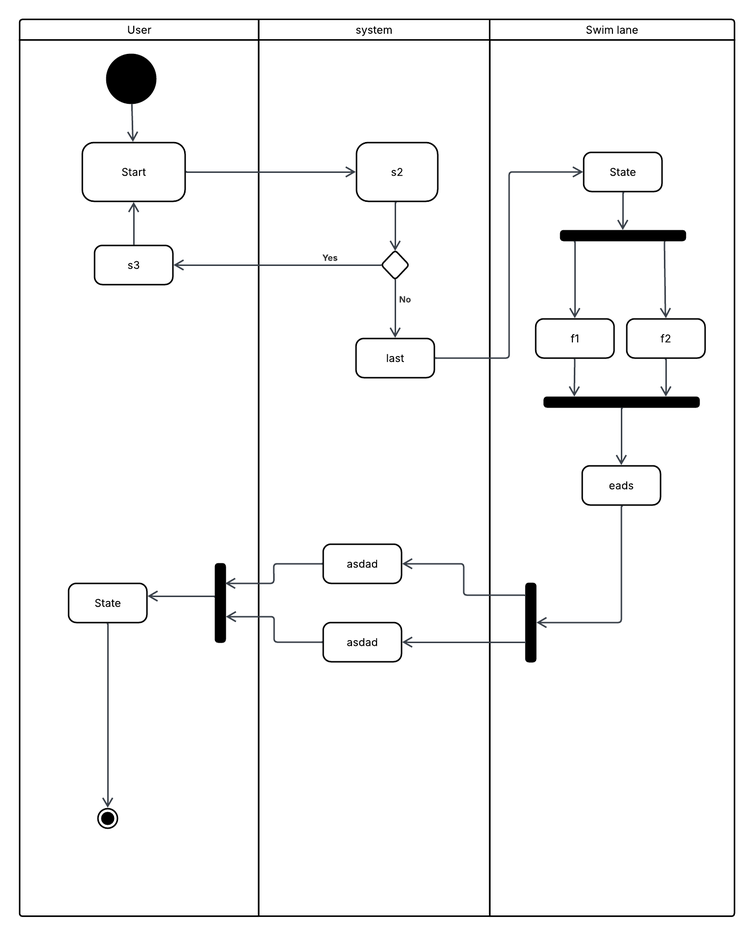
#> input picture images/actWithMultipleForkJoin.png, 754 x 936 px, shrunk from 1540 x 1911 before the run, found by its file name
$ python activityDiagram.py
#> lines starting #> are read from the running program, lines starting #| are printed output that depends on the picture; after the words box and inside, x2 and y2 are one past the last pixel; in counts of white or black regions, pixels touching at a corner belong together
import cv2
import numpy as np
import matplotlib.pyplot as plt
import math
import pytesseract
from pytesseract import Output
import json

epsilon_ratio = 0.04

# ---------------- Step 0: Load image ----------------
def load_image(path):
    image = cv2.imread(path)
    gray = cv2.cvtColor(image, cv2.COLOR_BGR2GRAY)
    return image, gray

# ---------------- Step 1: Threshold ----------------
def threshold_image(gray, thresh_val=128):
    _, thresh = cv2.threshold(gray, thresh_val, 255, cv2.THRESH_BINARY_INV)
    return thresh

# ---------------- Step 2: Morphology ----------------
def extract_lines(thresh, vert_len=15, horiz_len=15):
    vertical_kernel = cv2.getStructuringElement(cv2.MORPH_RECT, (1, vert_len))
    horizontal_kernel = cv2.getStructuringElement(cv2.MORPH_RECT, (horiz_len, 1))

    vertical_lines = cv2.morphologyEx(thresh, cv2.MORPH_OPEN, vertical_kernel, iterations=2)
    horizontal_lines = cv2.morphologyEx(thresh, cv2.MORPH_OPEN, horizontal_kernel, iterations=2)

    return vertical_lines, horizontal_lines

# ---------------- Step 3: Contour detection ----------------
def get_segments(lines):
    contours, _ = cv2.findContours(lines, cv2.RETR_EXTERNAL, cv2.CHAIN_APPROX_SIMPLE)
    segments = [cv2.boundingRect(c) for c in contours]  # (x, y, w, h)
    return segments

# ---------------- Step 4: Find aligned pairs ----------------
def find_vertical_pairs(segments, y_tol=5, h_tol=5):
    pairs = []

    for i in range(len(segments)):
        for j in range(i+1, len(segments)):
            x1, y1, w1, h1 = segments[i]
            x2, y2, w2, h2 = segments[j]
            if abs(y1 - y2) <= y_tol and abs(h1 - h2) <= h_tol:
                pairs.append((segments[i], segments[j]))

    return pairs


def find_horizontal_pairs(segments, x_tol=5, w_tol=5):
    pairs = []

    for i in range(len(segments)):
        for j in range(i+1, len(segments)):
            x1, y1, w1, h1 = segments[i]
            x2, y2, w2, h2 = segments[j]
            if abs(x1 - x2) <= x_tol and abs(w1 - w2) <= w_tol:
                pairs.append((segments[i], segments[j]))


    return pairs

# ---------------- Step 5: Detect rectangles ----------------
def detect_rectangles(vertical_pairs, horizontal_pairs, vertical_lines, horizontal_lines):
    rectangles = []
    line_areas_to_remove = []  # Store the actual line areas to remove

    for verticalpair in vertical_pairs:
        v1, v2 = verticalpair
        v_left_x = min(v1[0], v2[0])
        v_right_x = max(v1[0], v2[0]) + max(v1[2], v2[2])
        v_top_y = min(v1[1], v2[1])
        v_bottom_y = max(v1[1]+v1[3], v2[1]+v2[3])

        for horizontalpair in horizontal_pairs:
            h1, h2 = horizontalpair
            h_top_y = min(h1[1], h2[1])
            h_bottom_y = max(h1[1]+h1[3], h2[1]+h2[3])
            h_left_x = min(h1[0], h2[0])
            h_right_x = max(h1[0]+h1[2], h2[0]+h2[2])

            if h_left_x >= v_left_x and h_right_x <= v_right_x and v_top_y >= h_top_y and v_bottom_y <= h_bottom_y:
                h1Width = max(h1[2], h2[2])
                maxWidth = v_right_x - v_left_x
                v1Height = max(v1[3], v2[3])
                maxHeight = h_bottom_y - h_top_y

                if((maxWidth - h1Width) < 40 and (maxHeight - v1Height) < 40):
                    rectangles.append((v_left_x, h_top_y, v_right_x, h_bottom_y))

                    # ADDED: Store the actual line areas that form this rectangle
                    # Top horizontal line area
                    line_areas_to_remove.append((h_left_x, h_top_y, h_right_x, h_top_y + max(h1[3], h2[3])))
                    # Bottom horizontal line area
                    line_areas_to_remove.append((h_left_x, h_bottom_y - max(h1[3], h2[3]), h_right_x, h_bottom_y))
                    # Left vertical line area
                    line_areas_to_remove.append((v_left_x, v_top_y, v_left_x + max(v1[2], v2[2]), v_bottom_y))
                    # Right vertical line area
                    line_areas_to_remove.append((v_right_x - max(v1[2], v2[2]), v_top_y, v_right_x, v_bottom_y))

    return rectangles, line_areas_to_remove


# ---------------- Modified: Draw rectangles and remove lines that probably a circle ----------------
def remove_rectangles(image, line_areas_to_remove, vLines, hLines, bg_color=(255, 255, 255)):
    image_rect = image.copy()

    # Remove the actual line areas that form the rectangles
    for line_area in line_areas_to_remove:
        x1, y1, x2, y2 = line_area
        # Fill the actual line area with background color
        image_rect[y1:y2, x1:x2] = bg_color

    for vLine in vLines:
        vx, vy, vw, vh = vLine

        if vw < 10: continue

        for hLine in hLines:
            hx, hy, hw, hh = hLine

            if hh < 10: continue

            # Check for intersection
            if (vx < hx + hw and vx + vw > hx and
                vy < hy + hh and vy + vh > hy):
                print("Moern inters")
                diameter = min(vh, hw)
                radius = diameter // 2

                if(vh < hw):
                    image_rect[vy + (vh // 2) - 5: vy + (vh // 2) + 5, vx + (vw//2) + radius] = bg_color      #remove right
                    image_rect[vy + (vh // 2) - 5: vy + (vh // 2) + 5, vx + (vw//2) - radius] = bg_color      #remove left
                else :
                    image_rect[hy + (hh // 2) - radius, hx + ( hw//2 ) - 5: hx + (hw//2) + 5] = bg_color
                    image_rect[hy + (hh // 2) + radius, hx + ( hw//2 ) - 5: hx + (hw//2) + 5] = bg_color


    # for vLine in vLines:
    #     x, y, w, h = vLine

    #     # For vertical lines: width should be much smaller than height
    #     aspect_ratio = w / h
    #     if aspect_ratio > 0.7:  # This is a proper vertical line
    #         middle_y = y + h // 2

    #         image_rect[middle_y-3:middle_y+3, x-3] = bg_color       #remove left
    #         image_rect[middle_y-3:middle_y+3,x+w+3] = bg_color      #remove right

    for hLine in hLines:
        x, y, w, h = hLine

        # For horizontal lines: height should be much smaller than width
        aspect_ratio = h / w
        if aspect_ratio > 0.7:  # This is a proper horizontal line

            middle_x = x + w // 2

            image_rect[y-3, middle_x-3:middle_x+3] = bg_color   #remove top
            image_rect[y+h+3, middle_x-3:middle_x+3] = bg_color #remove bottom

    return image_rect


# [237 lines left out: functions find_farthest_points, determine_start_end_five_sequence, find_five_point_sequence, classify_based_on_child, classify_contour, not called in this run]

# new code 10/1/2024 1AM - improved merging logic to handle chains and prevent arrow head merging
def detect_contours(image, rectangles, bg_color=0, min_area=100):

    threshImg = threshold_image(cv2.cvtColor(image, cv2.COLOR_BGR2GRAY))

    detectedContours = threshImg.copy()
    detectText = threshImg.copy()

    # Find contours
    contours, hierarchy = cv2.findContours(
        detectedContours, cv2.RETR_TREE, cv2.CHAIN_APPROX_SIMPLE
    )
    # finding a contour with diamond child
    for i, cnt in enumerate(contours):
        x, y, w, h = cv2.boundingRect(cnt)

        # Traverse **all** children instead of just the first one
        child_idx = hierarchy[0][i][2]
        while child_idx != -1:
            child_cnt = contours[child_idx]
            cx, cy, cw, ch = cv2.boundingRect(child_cnt)

            # Filter small noise
            if cw > 25 and ch > 25:
                epsilon = 0.08 * cv2.arcLength(child_cnt, True)
                approx = cv2.approxPolyDP(child_cnt, epsilon, True)

                # Check if it's inside any rectangle and in a corner
                inTheRect = False
                is_in_corner = False
                for rect in rectangles:
                    rx1, ry1, rx2, ry2 = rect
                    if cx >= rx1 and cy >= ry1 and (cx + cw) <= rx2 and (cy + ch) <= ry2:
                        inTheRect = True
                        corner_size = 10
                        if (
                            (cx <= rx1 + corner_size and cy <= ry1 + corner_size) or
                            (cx + cw >= rx2 - corner_size and cy <= ry1 + corner_size) or
                            (cx <= rx1 + corner_size and cy + ch >= ry2 - corner_size) or
                            (cx + cw >= rx2 - corner_size and cy + ch >= ry2 - corner_size)
                        ):
                            is_in_corner = True
                        break

                if inTheRect and is_in_corner:
                    cv2.drawContours(detectText, [cnt], -1, bg_color, -1)

                # Only slice if shape is diamond-like
                if len(approx) == 4:
                    # Remove only middle 5 pixels instead of entire sides
                    # Calculate middle points
                    middle_y = cy + ch // 2
                    middle_x = cx + cw // 2

                    # Remove middle 5 pixels on left and right sides (vertical removal)
                    image[middle_y-3:middle_y+3, cx-4] = (255, 255, 255)  # remove left middle
                    image[middle_y-3:middle_y+3, cx+cw+4] = (255, 255, 255)  # remove right middle

                    # Remove middle 5 pixels on top and bottom sides (horizontal removal)
                    image[cy-4, middle_x-3:middle_x+3] = (255, 255, 255)  # remove top middle
                    image[cy+ch+4, middle_x-3:middle_x+3] = (255, 255, 255)  # remove bottom middle

            # move to next sibling child
            child_idx = hierarchy[0][child_idx][0]


    threshImg = threshold_image(cv2.cvtColor(image, cv2.COLOR_BGR2GRAY))

    detectedContours = threshImg.copy()
    # detectText = threshImg.copy()

    # Find contours
    contours, hierarchy = cv2.findContours(
        detectedContours, cv2.RETR_TREE, cv2.CHAIN_APPROX_SIMPLE
    )

    contour_img = cv2.cvtColor(detectedContours, cv2.COLOR_GRAY2BGR)
    contours_info = []
    count = 0
    # find all the contours that are inside the rectangles and remove/skip them
    for i, cnt in enumerate(contours):
        x, y, w, h = cv2.boundingRect(cnt)

        # check if the contour is inside the rect
        inTheRect = False
        for rect in rectangles:
            rx1, ry1, rx2, ry2 = rect
            # Check if contour bbox is within rectangle bbox
            if x >= rx1 and y >= ry1 and (x + w) <= rx2 and (y + h) <= ry2:
                # Fill rectangle area with background color to remove it
                inTheRect = True
                # check if the contour is in the corner of the bounding box
                # Define corner size (adjust based on your needs)
                corner_size = 10  # pixels

                # Check if contour is in any of the four corners
                is_in_corner = False

                # Top-left corner check
                if x <= rx1 + corner_size and y <= ry1 + corner_size:
                    is_in_corner = True
                # Top-right corner check
                elif x + w >= rx2 - corner_size and y <= ry1 + corner_size:
                    is_in_corner = True
                # Bottom-left corner check
                elif x <= rx1 + corner_size and y + h >= ry2 - corner_size:
                    is_in_corner = True
                # Bottom-right corner check
                elif x + w >= rx2 - corner_size and y + h >= ry2 - corner_size:
                    is_in_corner = True

                if is_in_corner:
                    cv2.drawContours(detectText, [cnt], -1, bg_color, -1)  # Fill contour with background color

                break  # No need to check other rectangles

        if inTheRect: continue  # Skip this contour entirely

        if w > 25 or h > 25:  # filter small noise
            parent = hierarchy[0][i][3]
            cv2.drawContours(detectText, [cnt], -1, bg_color, -1)  # Fill contour with background color

            if parent != -1:
                continue  # skip child contours

            count += 1

            classification, start_point, end_point, approx = classify_contour(
                contours, hierarchy, i
            )
            print(f"Contour {count}: {classification}, Start: {start_point}, End: {end_point}")
            x, y, w, h = cv2.boundingRect(approx)

            # Draw bounding box
            cv2.rectangle(contour_img, (x - 1, y - 1), (x + w, y + h), (0, 255, 0), 1)
            cv2.putText(contour_img, str(count) + " " + str(classification), (x, y - 5), cv2.FONT_HERSHEY_SIMPLEX,
                        0.5, (0, 0, 255), 1, cv2.LINE_AA)

            # Draw approx points
            epsilon = epsilon_ratio * cv2.arcLength(cnt, True)
            approx = cv2.approxPolyDP(cnt, epsilon, True)

            contours_info.append({
                "type": classification,
                "start" : start_point,
                "end": end_point,
                "approx": approx,
            })

            for pt in approx:
                cv2.circle(contour_img, tuple(pt[0]), 1, (255, 0, 0), -1)


    return contours_info, hierarchy, detectedContours, contour_img, detectText

# [146 lines of commented-out code are left out]
# [555 lines left out: functions visualize, merge_nearby_texts, conservative_vertical_merge, processText, mergeTransition, getNodeID and 1 more, not called in this run]


def downloadImage(image):
    # cv2.imwrite("./images/atm.png", image)
    return None


# ---------------- Main workflow ----------------
def main(image_path):
    image, gray = load_image(image_path)
#> in load_image, image is the input picture: shape (936, 754, 3); mean B, G, R 246.2, 246.2, 246.1
    thresh = threshold_image(gray)
#> in threshold_image, `_, thresh = cv2.threshold(gray, thresh_val, 255, cv2.THRESH_BINARY_INV)`:
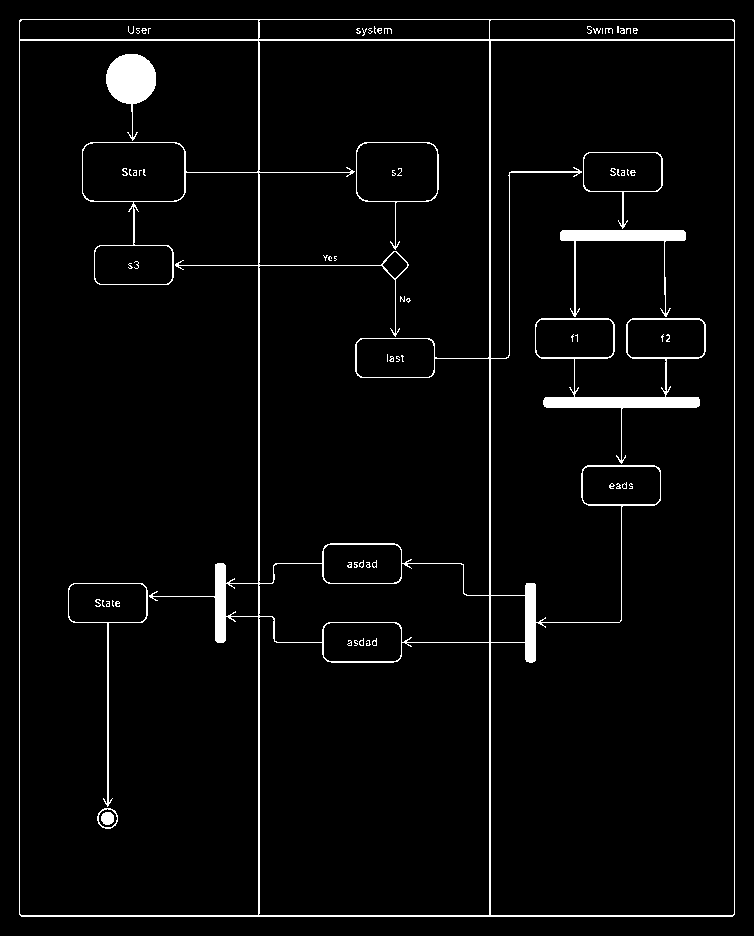
#> thresh: shape (936, 754); 3.4% white; 73 white regions (54 under 20 px), largest, box (x1, y1, x2, y2) and area: (19, 19, 735, 917) 14705, (535, 318, 706, 464) 2770, (106, 54, 156, 141) 2068
    vertical_lines, horizontal_lines = extract_lines(thresh)
#> in extract_lines, `vertical_lines = cv2.morphologyEx(thresh, cv2.MORPH_OPEN, vertical_ker..`:
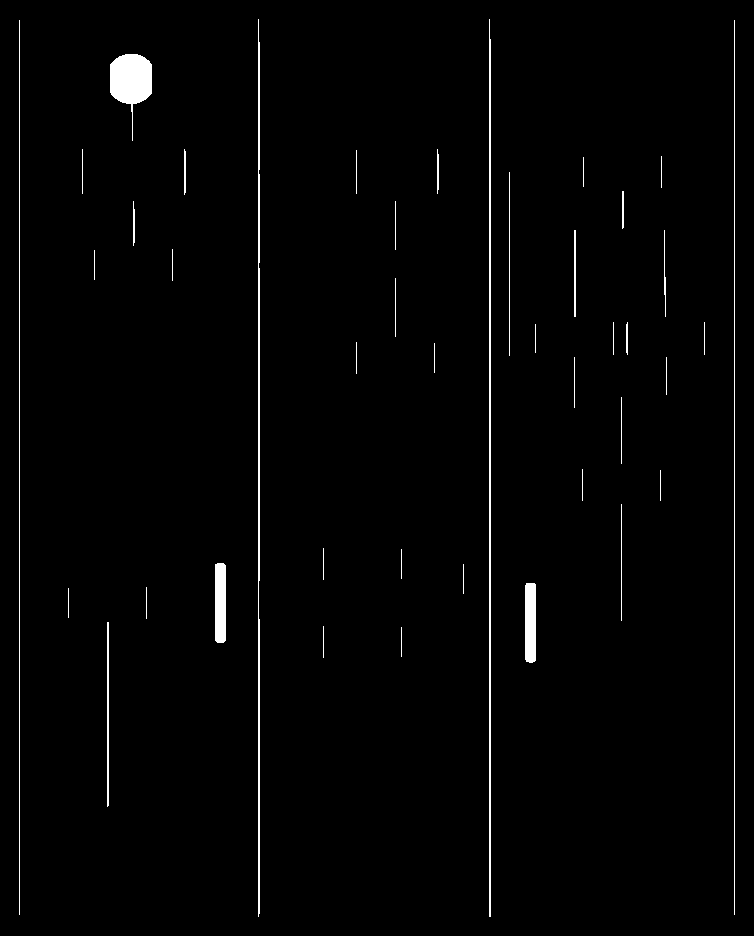
#> vertical_lines: shape (936, 754); 1.6% white; 42 white regions, largest, box (x1, y1, x2, y2) and area: (110, 54, 152, 141) 1885, (489, 19, 491, 917) 1776, (258, 19, 260, 917) 1723
#> in extract_lines, `horizontal_lines = cv2.morphologyEx(thresh, cv2.MORPH_OPEN, horizontal..`:
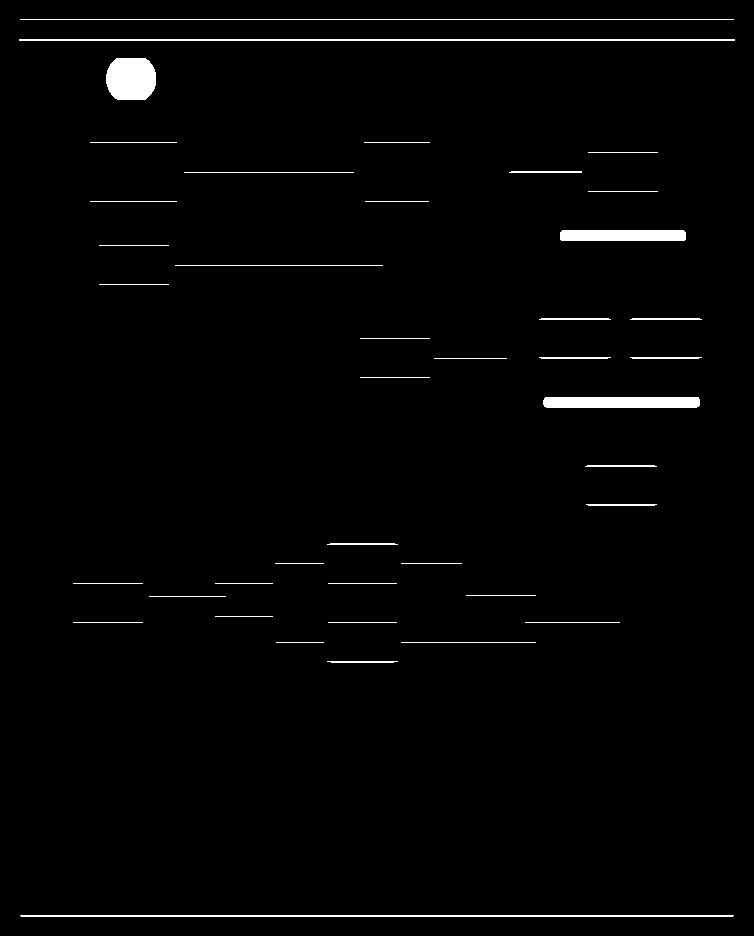
#> horizontal_lines: shape (936, 754); 1.7% white; 41 white regions

    # get contours to all detected vertical and horizontal lines
    vertical_segments = get_segments(vertical_lines)
#> in get_segments, `contours, _ = cv2.findContours(lines, cv2.RETR_EXTERNAL, cv2.CHAIN_APP..`: contours = 42 contours, 30 with area under 20; largest, box (x1, y1, x2, y2) and area: (110, 54, 152, 141) 1778, (489, 19, 491, 917) 878, (258, 19, 260, 917) 825, (215, 563, 226, 643) 782, (525, 583, 536, 663) 780
#> in get_segments, `segments = [cv2.boundingRect(c) for c in contours]`: segments = 42 items, first 6: (401, 627, 1, 30), (323, 626, 1, 32), (107, 622, 2, 185), (68, 588, 1, 30), (146, 587, 1, 32), (525, 583, 11, 80)
#> vertical_segments has the same summary as segments in get_segments
    horizontal_segments = get_segments(horizontal_lines)
#> in get_segments (call 2), `contours, _ = cv2.findContours(lines, cv2.RETR_EXTERNAL, cv2.CHAIN_APP..`: contours = 41 contours, 27 with area under 20; largest, box (x1, y1, x2, y2) and area: (106, 58, 156, 100) 1768, (543, 397, 700, 408) 1548, (560, 230, 686, 241) 1245, (19, 39, 735, 41) 715, (20, 915, 734, 917) 712
#> horizontal_segments = 41 items, first 6: (20, 915, 714, 2), (327, 661, 71, 2), (401, 642, 135, 1), (276, 642, 48, 1), (525, 622, 95, 1), (328, 622, 69, 1)

    # pairs those have almost identical vertical/horizontal lines, and get those lines that has no pairs
    vertical_pairs = find_vertical_pairs(vertical_segments)
#> the loop in find_vertical_pairs, `for i in range(len(segments)):` made 42 passes
#> after the loop in find_vertical_pairs, `for i in range(len(segments)):`: pairs = 27 items
#> vertical_pairs = 27 items
    horizontal_pairs = find_horizontal_pairs(horizontal_segments)
#> the loop in find_horizontal_pairs, `for i in range(len(segments)):` made 41 passes
#> after the loop in find_horizontal_pairs, `for i in range(len(segments)):`: pairs = 26 items
#> horizontal_pairs = 26 items

    # get possible rectangles based on two pairs of vertical and horizontal lines
    rectangles, lines_to_remove = detect_rectangles(vertical_pairs, horizontal_pairs, vertical_segments, horizontal_segments)
#> the loop in detect_rectangles, `for verticalpair in vertical_pairs:` made 27 passes
#> (v1, v2, v_left_x, v_right_x, v_top_y, v_bottom_y) on passes 1 to 7: ((401, 627, 1, 30), (323, 626, 1, 32), 323, 402, 626, 658), ((68, 588, 1, 30), (146, 587, 1, 32), 68, 147, 587, 619), ((401, 549, 1, 30), (323, 548, 1, 32), 323, 402, 548, 580), ((660, 470, 1, 31), (582, 469, 1, 32), 582, 661, 469, 501), ((434, 343, 1, 30), (356, 342, 1, 32), 356, 435, 342, 374), ((535, 324, 1, 29), (704, 322, 1, 33), 535, 705, 322, 355), ((535, 324, 1, 29), (626, 322, 2, 33), 535, 628, 322, 355)
#> after the loop in detect_rectangles, `for verticalpair in vertical_pairs:`: line_areas_to_remove = 56 items, first 6: (327, 622, 398, 624), (327, 661, 398, 663), (323, 626, 324, 658), (401, 626, 402, 658), (73, 583, 143, 584), (73, 622, 143, 623); rectangles = 14 items, first 6: (323, 622, 402, 663), (68, 583, 147, 623), (323, 543, 402, 584), (582, 465, 661, 506), (356, 338, 435, 378), (535, 318, 628, 359)
#> lines_to_remove has the same summary as line_areas_to_remove in detect_rectangles
    # remove/draw rectangles in the image
    image_rect = remove_rectangles(image, lines_to_remove, vertical_segments, horizontal_segments)
#> the loop in remove_rectangles, `for line_area in line_areas_to_remove:` made 56 passes
#> after the loop in remove_rectangles, `for line_area in line_areas_to_remove:`:
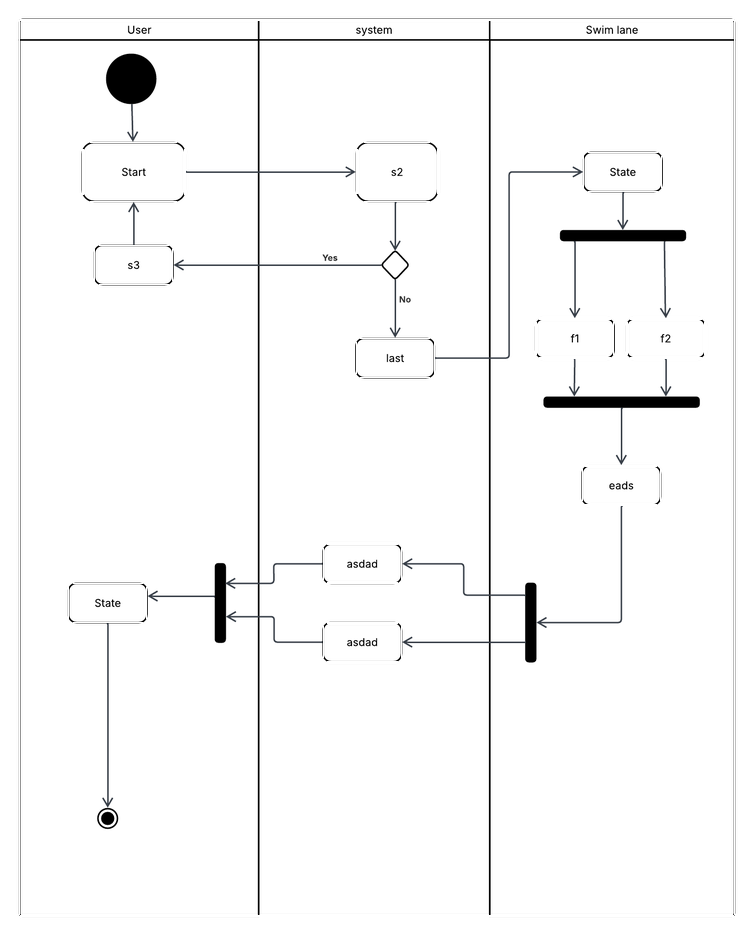
#> image_rect: shape (936, 754, 3); 1.13% of pixels changed, all inside (x1, y1, x2, y2) = (19, 19, 735, 917)
#> the loop in remove_rectangles, `for vLine in vLines:` made 42 passes
#> (printed output is left out)
#> (the rest of the program and of its run is left out)
